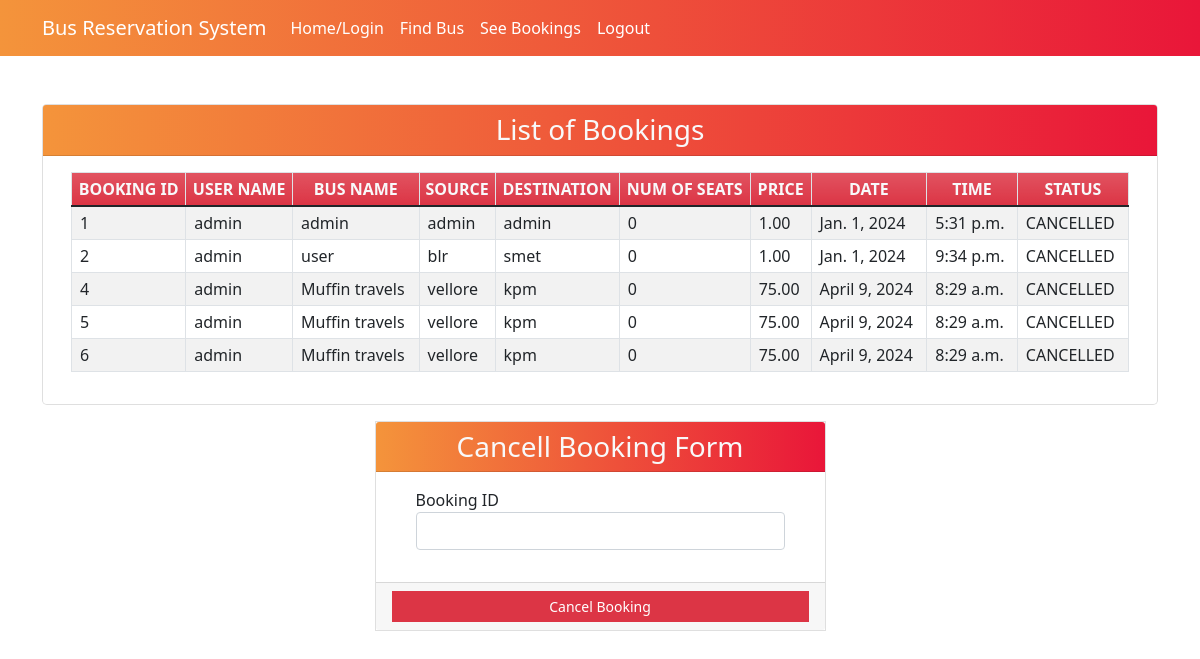
/seebookings (signed in), run on the app's committed database.
### myapp/models.py (models this page shows, shortened)
class Book(models.Model):
    BOOKED = 'B'
    CANCELLED = 'C'
    TICKET_STATUSES = ((BOOKED, 'Booked'),
                       (CANCELLED, 'Cancelled'),)
    email = models.EmailField()
    name = models.CharField(max_length=30)
    userid =models.DecimalField(decimal_places=0, max_digits=2)
    busid=models.DecimalField(decimal_places=0, max_digits=2)
    bus_name = models.CharField(max_length=30)
    source = models.CharField(max_length=30)
    dest = models.CharField(max_length=30)
    nos = models.DecimalField(decimal_places=0, max_digits=2)
    price = models.DecimalField(decimal_places=2, max_digits=6)
    date = models.DateField()
    time = models.TimeField()
    status = models.CharField(choices=TICKET_STATUSES, default=BOOKED, max_length=2)
    class Meta:
        verbose_name_plural = "List of Books"

### myapp/views.py (the view)
# urls.py: path('seebookings', views.seebookings, name="seebookings"),
@login_required(login_url='signin')
def seebookings(request,new={}):
    context = {}
    id_r = request.user.id
    book_list = Book.objects.filter(userid=id_r)
    if book_list:
        return render(request, 'myapp/booklist.html', locals())
    else:
        context["error"] = "Sorry no buses booked"
        return render(request, 'myapp/findbus.html', context)

### myapp/templates/myapp/booklist.html (shortened to what this page needs)
{% extends 'myapp/base.html' %} {% block content %}
<div class="container my-5">
    <div class="card rounded-3" style="background-color: rgba(255, 255, 255, 0.2); backdrop-filter: blur(10px);">
        <div class="card-header" style="background: linear-gradient(to right, #f4943b, #e91639);">
            <div class="card-title h3 mb-0 text-center text-light">List of Bookings</div>
        </div>
        <div class="card-body">
            <div class="container-fluid">
                <table class="table table-bordered table-striped">
                    <thead>
                        <tr class="bg-gradient bg-danger text-light">
                            <th class="p-1 text-center">BOOKING ID</th>
                            <th class="p-1 text-center">USER NAME</th>
                            <th class="p-1 text-center">BUS NAME</th>
                            <th class="p-1 text-center">SOURCE</th>
                            <th class="p-1 text-center">DESTINATION</th>
                            <th class="p-1 text-center">NUM OF SEATS</th>
                            <th class="p-1 text-center">PRICE</th>
                            <th class="p-1 text-center">DATE</th>
                            <th class="p-1 text-center">TIME</th>
                            <th class="p-1 text-center">STATUS</th>
                        </tr>
                    </thead>
                    {% for row in book_list %}
                    <tr>
                        <td class="px-2 py-1 align-middle">{{row.id}}</td>
                        <td class="px-2 py-1 align-middle">{{row.name}}</td>
                        <td class="px-2 py-1 align-middle">{{row.bus_name}}</td>
                        <td class="px-2 py-1 align-middle">{{row.source}}</td>
                        <td class="px-2 py-1 align-middle">{{row.dest}}</td>
                        <td class="px-2 py-1 align-middle">{{row.nos}}</td>
                        <td class="px-2 py-1 align-middle">{{row.price}}</td>
                        <td class="px-2 py-1 align-middle">{{row.date}}</td>
                        <td class="px-2 py-1 align-middle">{{row.time}}</td>
                        <td class="px-2 py-1 align-middle">{{row.status}}</td>
                    </tr>
                    {% endfor %}
                </table>
            </div>
        </div>
    </div>
    <div class="row mt-3 justify-content-center">
        <div class="col-lg-5 col-md-7 col-sm-10 col-xs-12">
            <div class="card rounded-0" style="background-color: rgba(255, 255, 255, 0.2); backdrop-filter: blur(10px);">
                <div class="card-header" style="background: linear-gradient(to right, #f4943b, #e91639);">
                    <div class="card-title h3 mb-0 text-light text-center">Cancell Booking Form</div>
                </div>
                <div class="card-body">
                    <div class="container-fluid">
                        <form action="{% url 'cancellings' %}" method="post" id="cancel-form">
                            <div class="mb-3">
                                <label for="bus_id" class="control-label text-dark">Booking ID</label>
                                <input name='bus_id' class="form-control" type="number" id="bus_id">
                            </div>
                        </form>
                    </div>
                </div>
                <div class="card-footer text-center">
                    <button class="btn btn-sm rounded-0 btn-danger w-100" form="cancel-form">Cancel Booking</button>
                </div>
            </div>
        </div>
    </div>
</div>
{% endblock %}

### myapp/templates/myapp/base.html (shortened to what this page needs)
<!DOCTYPE html>
<html lang="en">
<head>
    <link href="https://cdn.jsdelivr.net/npm/bootstrap@5.1.3/dist/css/bootstrap.min.css" rel="stylesheet">
</head>
<body>
<nav class="navbar navbar-expand-lg navbar-light bg-secondary">
    <div class="container">
        <a class="navbar-brand text-white" href="#">Bus Reservation System</a>
        <div class="collapse navbar-collapse" id="navbarNavAltMarkup">
            <div class="navbar-nav">
                <a class="nav-link active text-white" href="{% url 'home' %}">Home/Login</a>
                <a class="nav-link text-white" href="{% url 'findbus' %}">Find Bus</a>
                <a class="nav-link text-white" href="{% url 'seebookings' %}">See Bookings</a>
                {% if request.user.is_active %}
                    <a class="nav-link text-white" href="{% url 'signout' %}">Logout</a>
                {% else %}
                    <a class="nav-link text-white" href="{% url 'signup' %}">Registration</a>
                {% endif %}
            </div>
        </div>
    </div>
</nav>
{% block content %}
{% endblock %}
</body>
</html>

### myapp/templates/myapp/base.html (style rules this page uses)
body { background-image: url(https://cdn.pixabay.com/photo/2023/10/12/21/33/ai-generated-8311843_960_720.jpg); background-repeat: no-repeat; background-size: cover; background-position: center top 3%; }
.navbar { background: linear-gradient(to right, #f4943b, #e91639); }

### data on the page
Book: id "1", name "admin", bus_name "admin", source "admin", dest "admin", nos "0", price "1.00", date "Jan. 1, 2024", time "5:31 p.m.", status "CANCELLED"
Book: id "2", name "admin", bus_name "user", source "blr", dest "smet", nos "0", price "1.00", date "Jan. 1, 2024", time "9:34 p.m.", status "CANCELLED"
Book: id "4", name "admin", bus_name "Muffin travels", source "vellore", dest "kpm", nos "0", price "75.00", date "April 9, 2024", time "8:29 a.m.", status "CANCELLED"
Book: id "5", name "admin", bus_name "Muffin travels", source "vellore", dest "kpm", nos "0", price "75.00", date "April 9, 2024", time "8:29 a.m.", status "CANCELLED"
Book: id "6", name "admin", bus_name "Muffin travels", source "vellore", dest "kpm", nos "0", price "75.00", date "April 9, 2024", time "8:29 a.m.", status "CANCELLED"
